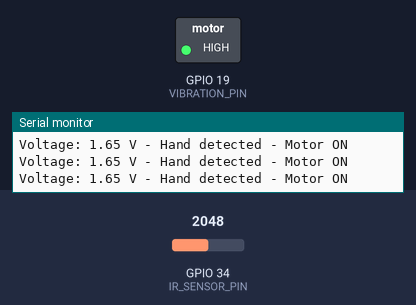
This sketch was run on a simulated ESP32. Shown: switched loads named in the sketch (green lamp = pin HIGH), the last lines printed to the serial monitor. The test bench sets the inputs (shaded band); at power-on: GPIO 34 (IR_SENSOR_PIN) = 2048.

Above: at 1.2 s.
1.3 s: GPIO 34 (IR_SENSOR_PIN) set to 1933
2.8 s: GPIO 34 (IR_SENSOR_PIN) set to 1792
At 3.3 s:
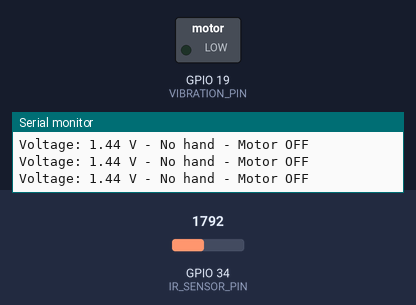
4.3 s: GPIO 34 (IR_SENSOR_PIN) set to 2047
At 4.6 s:
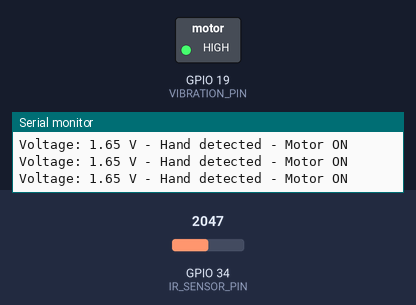
5.8 s: GPIO 34 (IR_SENSOR_PIN) set to 1228
At 7.2 s:
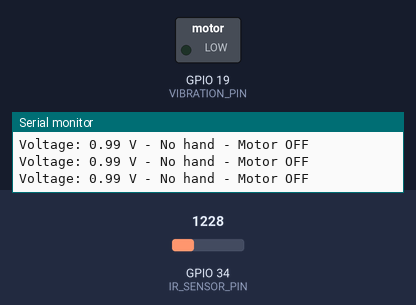
Timing chart, 0 to 8.3 s (numbered marks = the images above; inputs shaded):
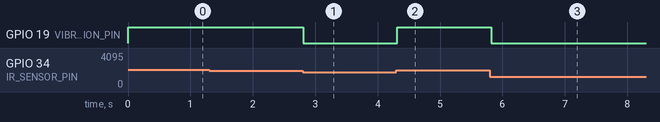

Measured:
- the behaviour switches between 1862 and 1861 on GPIO 34 (IR_SENSOR_PIN) (found by bisection; images 0 and 1)
- after the input at 2.8 s, GPIO 19 (VIBRATION_PIN): HIGH → LOW at once
- after the input at 4.3 s, GPIO 19 (VIBRATION_PIN): LOW → HIGH at once
- after the input at 5.8 s, GPIO 19 (VIBRATION_PIN): HIGH → LOW at once

The sketch:

sketch_mar30b.ino
```cpp
#define IR_SENSOR_PIN 34
#define VIBRATION_PIN 19
#define UP 17
#define DOWN 16

void setup() {
  Serial.begin(115200);

  pinMode(IR_SENSOR_PIN, INPUT);
  pinMode(VIBRATION_PIN, OUTPUT);
  digitalWrite(VIBRATION_PIN, LOW); // motor OFF
}

void loop() {
  int sensorValue = analogRead(IR_SENSOR_PIN);
  float voltage = sensorValue * (3.3 / 4095.0);  // convert to volts

  Serial.print("Voltage: ");
  Serial.print(voltage);
  Serial.print(" V - ");

  if (voltage > 1.5) {  // 👋 Hand detected
    digitalWrite(VIBRATION_PIN, HIGH);
    Serial.println("Hand detected - Motor ON");
  } else {
    digitalWrite(VIBRATION_PIN, LOW);
    Serial.println("No hand - Motor OFF");
  }

  delay(100);  // smooth reading
}
```
